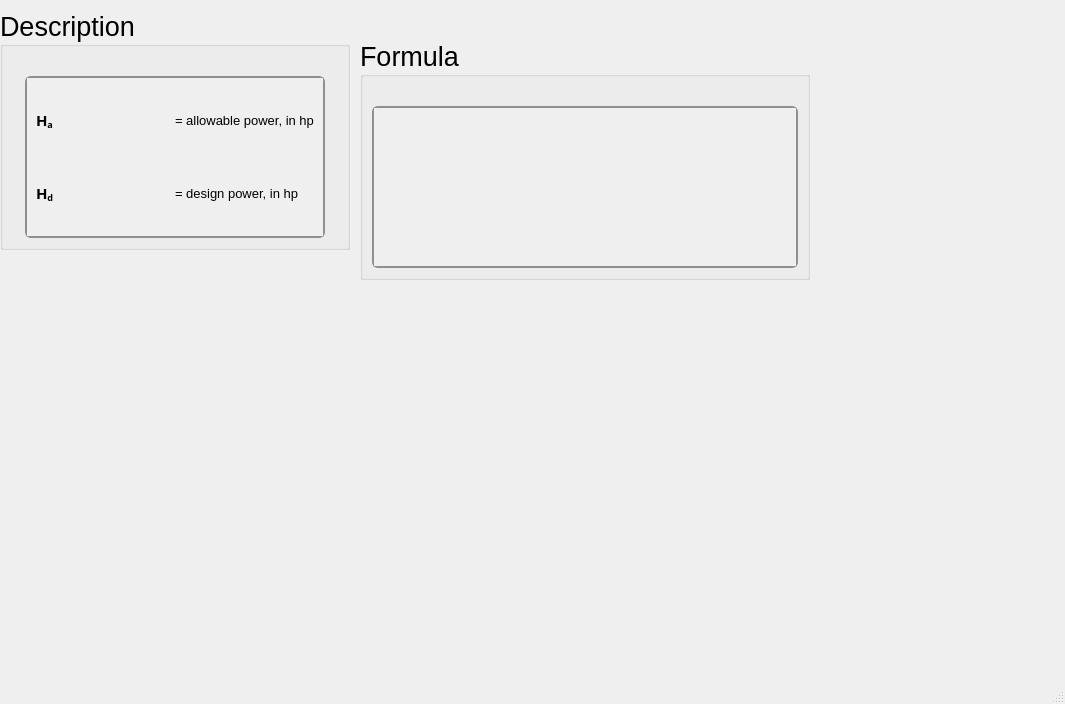
<?xml version="1.0" encoding="UTF-8"?>
<ui version="4.0">
 <class>MainWindow</class>
 <widget class="QMainWindow" name="MainWindow">
  <property name="geometry">
   <rect>
    <x>0</x>
    <y>0</y>
    <width>1065</width>
    <height>704</height>
   </rect>
  </property>
  <property name="windowTitle">
   <string>MainWindow</string>
  </property>
  <widget class="QWidget" name="centralwidget">
   <widget class="QGroupBox" name="groupBox_259">
    <property name="geometry">
     <rect>
      <x>0</x>
      <y>10</y>
      <width>350</width>
      <height>240</height>
     </rect>
    </property>
    <property name="sizePolicy">
     <sizepolicy hsizetype="Minimum" vsizetype="Minimum">
      <horstretch>0</horstretch>
      <verstretch>0</verstretch>
     </sizepolicy>
    </property>
    <property name="minimumSize">
     <size>
      <width>350</width>
      <height>0</height>
     </size>
    </property>
    <property name="maximumSize">
     <size>
      <width>350</width>
      <height>241</height>
     </size>
    </property>
    <property name="font">
     <font>
      <family>Segoe UI</family>
      <pointsize>20</pointsize>
      <weight>50</weight>
      <italic>false</italic>
      <bold>false</bold>
     </font>
    </property>
    <property name="title">
     <string>Description</string>
    </property>
    <layout class="QGridLayout" name="gridLayout_530">
     <item row="0" column="0">
      <spacer name="verticalSpacer_259">
       <property name="orientation">
        <enum>Qt::Vertical</enum>
       </property>
       <property name="sizeType">
        <enum>QSizePolicy::Fixed</enum>
       </property>
       <property name="sizeHint" stdset="0">
        <size>
         <width>20</width>
         <height>20</height>
        </size>
       </property>
      </spacer>
     </item>
     <item row="1" column="0">
      <widget class="QScrollArea" name="scrollArea_133">
       <property name="sizePolicy">
        <sizepolicy hsizetype="Minimum" vsizetype="Minimum">
         <horstretch>0</horstretch>
         <verstretch>0</verstretch>
        </sizepolicy>
       </property>
       <property name="maximumSize">
        <size>
         <width>300</width>
         <height>361</height>
        </size>
       </property>
       <property name="font">
        <font>
         <family>Segoe UI</family>
         <pointsize>15</pointsize>
         <weight>50</weight>
         <italic>false</italic>
         <bold>false</bold>
        </font>
       </property>
       <property name="styleSheet">
        <string notr="true">QScrollArea {
    background: qlineargradient(x1:0, y1:0, x2:0, y2:1,
                               stop:0 #f6f7fa, stop:1 #dadbde);
    border: 2px solid #8f8f91;
    border-radius: 6px;
}

QScrollArea QScrollBar:vertical, QScrollArea QScrollBar:horizontal {
    background: qlineargradient(x1:0, y1:0, x2:0, y2:1,
                               stop:0 #f6f7fa, stop:1 #dadbde);
    border: 2px solid #8f8f91;
    border-radius: 6px;
    width: 14px;
    height: 14px;
    margin: 2px 0 2px 0;
}

/* Completely remove the bottom button of the vertical scrollbar */
QScrollArea QScrollBar::add-line:vertical {
    height: 0px;
    width: 0px;
    border: none;
    background: none;
    margin: 0px;
    padding: 0px;
}

QScrollArea QScrollBar::handle:vertical, QScrollArea QScrollBar::handle:horizontal {
    background: qlineargradient(x1:0, y1:0, x2:0, y2:1,
                               stop:0 #8f8f91, stop:1 #6f6f71);
    min-height: 20px;
    border-radius: 6px;
    border: 1px solid #6f6f71;
}

QScrollArea QScrollBar::handle:vertical:hover, QScrollArea QScrollBar::handle:horizontal:hover {
    background: qlineargradient(x1:0, y1:0, x2:0, y2:1,
                               stop:0 #6f6f71, stop:1 #4f4f51);
    border: 1px solid #4f4f51;
}

QScrollArea QScrollBar::sub-line:vertical, QScrollArea QScrollBar::add-line:horizontal, QScrollArea QScrollBar::sub-line:horizontal {
    background: #8f8f91;
    border: none;
    border-radius: 3px;
    height: 14px;
    width: 14px;
    subcontrol-origin: margin;
}

QScrollArea QScrollBar::sub-line:vertical:hover, QScrollArea QScrollBar::add-line:horizontal:hover, QScrollArea QScrollBar::sub-line:horizontal:hover {
    background: #6f6f71;
}

QScrollArea QScrollBar::add-page:vertical, QScrollArea QScrollBar::sub-page:vertical,
QScrollArea QScrollBar::add-page:horizontal, QScrollArea QScrollBar::sub-page:horizontal {
    background: transparent;
}
</string>
       </property>
       <property name="verticalScrollBarPolicy">
        <enum>Qt::ScrollBarAsNeeded</enum>
       </property>
       <property name="horizontalScrollBarPolicy">
        <enum>Qt::ScrollBarAsNeeded</enum>
       </property>
       <property name="widgetResizable">
        <bool>true</bool>
       </property>
       <widget class="QWidget" name="scrollAreaWidgetContents_133">
        <property name="geometry">
         <rect>
          <x>0</x>
          <y>0</y>
          <width>296</width>
          <height>146</height>
         </rect>
        </property>
        <layout class="QGridLayout" name="gridLayout_531">
         <item row="0" column="1">
          <widget class="QLabel" name="htext_995">
           <property name="font">
            <font>
             <family>MS Shell Dlg 2</family>
             <pointsize>10</pointsize>
             <weight>50</weight>
             <italic>false</italic>
             <bold>false</bold>
            </font>
           </property>
           <property name="text">
            <string>&lt;html&gt;&lt;head/&gt;&lt;body&gt;&lt;p&gt;= allowable power, in hp&lt;/p&gt;&lt;/body&gt;&lt;/html&gt;</string>
           </property>
          </widget>
         </item>
         <item row="1" column="0">
          <widget class="QLabel" name="label_51">
           <property name="font">
            <font>
             <family>Segoe UI Variable Small Semibol</family>
             <pointsize>11</pointsize>
             <weight>75</weight>
             <bold>true</bold>
            </font>
           </property>
           <property name="text">
            <string>&lt;html&gt;&lt;head/&gt;&lt;body&gt;&lt;p&gt;H&lt;span style=&quot; vertical-align:sub;&quot;&gt;d&lt;/span&gt;&lt;/p&gt;&lt;/body&gt;&lt;/html&gt;</string>
           </property>
          </widget>
         </item>
         <item row="0" column="0">
          <widget class="QLabel" name="label_330">
           <property name="font">
            <font>
             <family>Segoe UI Variable Small Semibol</family>
             <pointsize>11</pointsize>
             <weight>75</weight>
             <bold>true</bold>
            </font>
           </property>
           <property name="text">
            <string>&lt;html&gt;&lt;head/&gt;&lt;body&gt;&lt;p&gt;H&lt;span style=&quot; vertical-align:sub;&quot;&gt;a&lt;/span&gt;&lt;/p&gt;&lt;/body&gt;&lt;/html&gt;</string>
           </property>
          </widget>
         </item>
         <item row="1" column="1">
          <widget class="QLabel" name="htext_397">
           <property name="font">
            <font>
             <family>MS Shell Dlg 2</family>
             <pointsize>11</pointsize>
             <weight>50</weight>
             <italic>false</italic>
             <bold>false</bold>
            </font>
           </property>
           <property name="text">
            <string>&lt;html&gt;&lt;head/&gt;&lt;body&gt;&lt;p&gt;&lt;span style=&quot; font-size:10pt;&quot;&gt;= design power, in hp&lt;/span&gt;&lt;/p&gt;&lt;/body&gt;&lt;/html&gt;</string>
           </property>
          </widget>
         </item>
        </layout>
       </widget>
      </widget>
     </item>
    </layout>
   </widget>
   <widget class="QGroupBox" name="groupBox_260">
    <property name="geometry">
     <rect>
      <x>360</x>
      <y>40</y>
      <width>450</width>
      <height>240</height>
     </rect>
    </property>
    <property name="sizePolicy">
     <sizepolicy hsizetype="Minimum" vsizetype="Minimum">
      <horstretch>0</horstretch>
      <verstretch>0</verstretch>
     </sizepolicy>
    </property>
    <property name="minimumSize">
     <size>
      <width>450</width>
      <height>0</height>
     </size>
    </property>
    <property name="maximumSize">
     <size>
      <width>450</width>
      <height>241</height>
     </size>
    </property>
    <property name="font">
     <font>
      <family>Segoe UI</family>
      <pointsize>20</pointsize>
      <weight>50</weight>
      <italic>false</italic>
      <bold>false</bold>
     </font>
    </property>
    <property name="title">
     <string>Formula</string>
    </property>
    <layout class="QGridLayout" name="gridLayout_532">
     <item row="1" column="0">
      <widget class="QScrollArea" name="scrollArea_134">
       <property name="sizePolicy">
        <sizepolicy hsizetype="Minimum" vsizetype="Minimum">
         <horstretch>0</horstretch>
         <verstretch>0</verstretch>
        </sizepolicy>
       </property>
       <property name="font">
        <font>
         <family>Segoe UI</family>
         <pointsize>15</pointsize>
         <weight>50</weight>
         <italic>false</italic>
         <bold>false</bold>
        </font>
       </property>
       <property name="styleSheet">
        <string notr="true">QScrollArea {
    background: qlineargradient(x1:0, y1:0, x2:0, y2:1,
                               stop:0 #f6f7fa, stop:1 #dadbde);
    border: 2px solid #8f8f91;
    border-radius: 6px;
}

QScrollArea QScrollBar:vertical, QScrollArea QScrollBar:horizontal {
    background: qlineargradient(x1:0, y1:0, x2:0, y2:1,
                               stop:0 #f6f7fa, stop:1 #dadbde);
    border: 2px solid #8f8f91;
    border-radius: 6px;
    width: 14px;
    height: 14px;
    margin: 2px 0 2px 0;
}

/* Completely remove the bottom button of the vertical scrollbar */
QScrollArea QScrollBar::add-line:vertical {
    height: 0px;
    width: 0px;
    border: none;
    background: none;
    margin: 0px;
    padding: 0px;
}

QScrollArea QScrollBar::handle:vertical, QScrollArea QScrollBar::handle:horizontal {
    background: qlineargradient(x1:0, y1:0, x2:0, y2:1,
                               stop:0 #8f8f91, stop:1 #6f6f71);
    min-height: 20px;
    border-radius: 6px;
    border: 1px solid #6f6f71;
}

QScrollArea QScrollBar::handle:vertical:hover, QScrollArea QScrollBar::handle:horizontal:hover {
    background: qlineargradient(x1:0, y1:0, x2:0, y2:1,
                               stop:0 #6f6f71, stop:1 #4f4f51);
    border: 1px solid #4f4f51;
}

QScrollArea QScrollBar::sub-line:vertical, QScrollArea QScrollBar::add-line:horizontal, QScrollArea QScrollBar::sub-line:horizontal {
    background: #8f8f91;
    border: none;
    border-radius: 3px;
    height: 14px;
    width: 14px;
    subcontrol-origin: margin;
}

QScrollArea QScrollBar::sub-line:vertical:hover, QScrollArea QScrollBar::add-line:horizontal:hover, QScrollArea QScrollBar::sub-line:horizontal:hover {
    background: #6f6f71;
}

QScrollArea QScrollBar::add-page:vertical, QScrollArea QScrollBar::sub-page:vertical,
QScrollArea QScrollBar::add-page:horizontal, QScrollArea QScrollBar::sub-page:horizontal {
    background: transparent;
}
</string>
       </property>
       <property name="verticalScrollBarPolicy">
        <enum>Qt::ScrollBarAsNeeded</enum>
       </property>
       <property name="widgetResizable">
        <bool>true</bool>
       </property>
       <widget class="QWidget" name="scrollAreaWidgetContents_134">
        <property name="geometry">
         <rect>
          <x>0</x>
          <y>0</y>
          <width>422</width>
          <height>146</height>
         </rect>
        </property>
        <layout class="QGridLayout" name="gridLayout_533">
         <item row="0" column="0">
          <widget class="QLabel" name="htext_997">
           <property name="font">
            <font>
             <family>MS Shell Dlg 2</family>
             <pointsize>11</pointsize>
             <weight>50</weight>
             <italic>false</italic>
             <bold>false</bold>
            </font>
           </property>
           <property name="text">
            <string>&lt;html&gt;&lt;head/&gt;&lt;body&gt;&lt;p&gt;&lt;img src=&quot;:/desc/images/Nb vbelt.png&quot;/&gt;&lt;/p&gt;&lt;/body&gt;&lt;/html&gt;</string>
           </property>
           <property name="scaledContents">
            <bool>true</bool>
           </property>
          </widget>
         </item>
        </layout>
       </widget>
      </widget>
     </item>
     <item row="0" column="0">
      <spacer name="verticalSpacer_260">
       <property name="orientation">
        <enum>Qt::Vertical</enum>
       </property>
       <property name="sizeType">
        <enum>QSizePolicy::Fixed</enum>
       </property>
       <property name="sizeHint" stdset="0">
        <size>
         <width>20</width>
         <height>20</height>
        </size>
       </property>
      </spacer>
     </item>
    </layout>
   </widget>
  </widget>
  <widget class="QMenuBar" name="menubar">
   <property name="geometry">
    <rect>
     <x>0</x>
     <y>0</y>
     <width>1065</width>
     <height>24</height>
    </rect>
   </property>
  </widget>
  <widget class="QStatusBar" name="statusbar"/>
 </widget>
 <resources/>
 <connections/>
</ui>
